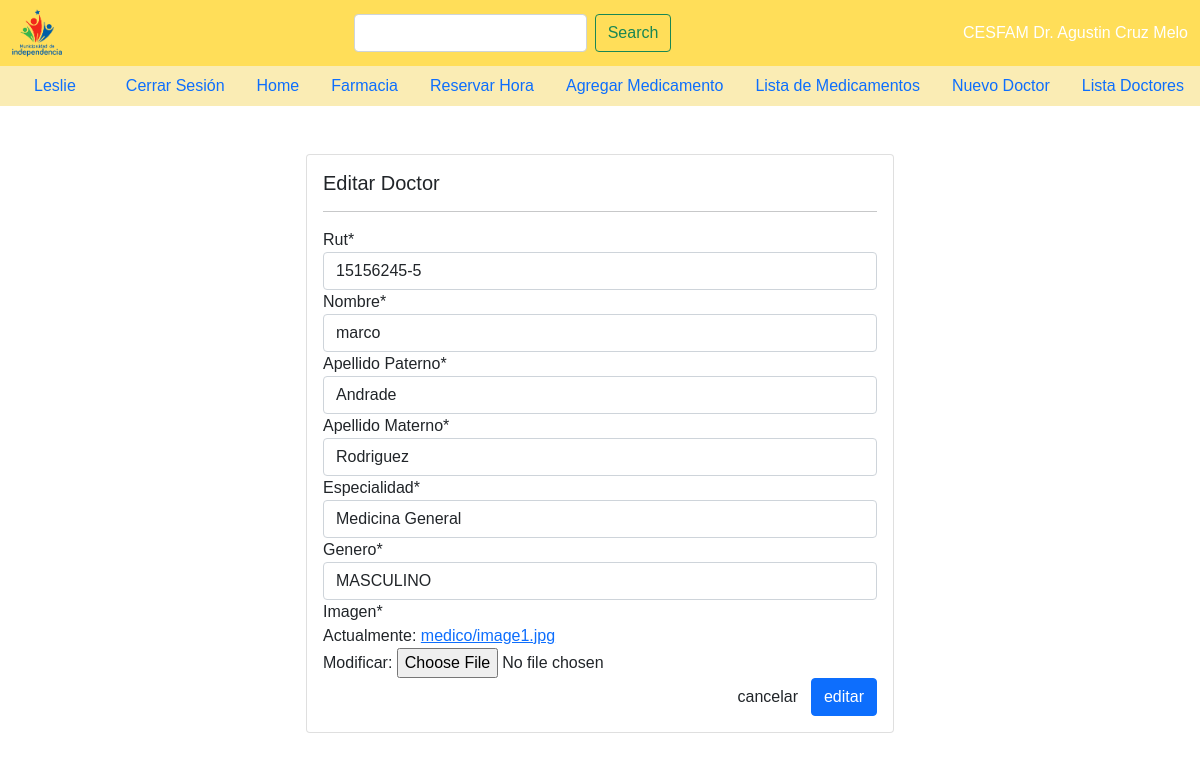
Screenshot of /editar_medico/15156245-5/ (signed in) with the database file from the repository.
### cesfam/models.py (models this page shows, shortened)
class medico(models.Model):
    rut = models.CharField(max_length=10, primary_key=True, verbose_name='Rut')
    nombre = models.CharField(max_length=30, verbose_name='Nombre')
    appaterno = models.CharField(max_length=30, verbose_name='Apellido Paterno')
    apmaterno = models.CharField(max_length=30, verbose_name='Apellido Materno')
    especialidad = models.ForeignKey('especialidad', on_delete=models.CASCADE)
    genero = models.ForeignKey('genero', on_delete=models.CASCADE)
    imagen = models.ImageField(upload_to="medico", null=True)

class especialidad(models.Model):
    idEspecialidad = models.IntegerField(primary_key=True, verbose_name='Id Categoria')
    nombre = models.CharField(max_length=50, verbose_name='Especialidad')
    def __str__(self):
        return self.nombre

class genero(models.Model):
    genero = models.CharField(db_column='genero', max_length=20, blank=False, null=False)
    def __str__(self):
        return self.genero

### cesfam/views.py (the view, shortened to what this page needs)
# urls.py: path('editar_medico/<id>/', editar_medico, name="editar_medico"),
@permission_required('cesfam.change_medico')
def editar_medico(request, id):
    medicos = get_object_or_404(medico, pk=id)
    data = {
        'form': medicoForm(instance=medicos)
    }
    return render(request, 'cesfam/crud_medico/editar.html', data)

### cesfam/forms.py
class medicoForm(forms.ModelForm):
    class Meta:
        model = medico
        fields = '__all__'

### cesfam/Templates/cesfam/crud_medico/editar.html (shortened to what this page needs)
{% extends 'cesfam/base.html'%}
{% block contenido %}
{% load crispy_forms_tags %}
<br>
<br>
<div class="row">
    <div class="col-12 col-md-6 offset-md-3">
        <div class="card">
            <div class="card-body">
            <h5>Editar Doctor</h5>
            <hr>
                <form action = "" method ="post" enctype="multipart/form-data">
                    {{ form | crispy}}
                    <div class="d-flex justify-content-end">
                        <input type="reset" value="cancelar" class="btn btn-secunday">
                        <input type="submit" value="editar" class="btn btn-primary">
                    </div>
                </form>
            </div>
        </div>
    </div>
</div>
{% endblock %}

### cesfam/Templates/cesfam/base.html (shortened to what this page needs)
<!DOCTYPE html>
<html lang="en">
  <head>
    {% load static %}
    <link rel="stylesheet" href="{% static 'cesfam/css/bootstrap.min.css' %}">
    <link rel="stylesheet" href="{% static 'cesfam/css/style.css'%}">
    <link rel="stylesheet" href="https://cdnjs.cloudflare.com/ajax/libs/jQuery-Validation-Engine/2.6.4/validationEngine.jquery.min.css"/>
    <link rel="stylesheet" href="https://cdnjs.cloudflare.com/ajax/libs/jQuery-Validation-Engine/2.6.4/validationEngine.jquery.min.css"
 />
  </head>
  <body>
    <nav class="navbar">
      <div class="container-fluid">
        <img src="{% static 'cesfam/img/logo_independencia.png' %}"class="d-inline-block align-text-top">
        <form class="d-flex" id="buscaForm">
          <input class="form-control me-2" type="search" placeholder="  " aria-label="Search">
          <button class="btn btn-outline-success" type="submit">Search</button>
        </form>  CESFAM Dr. Agustin Cruz Melo
      </div>
    </nav>
    <div class="container-row">
      <nav class="nav nav-pills flex-column flex-sm-row">
        {% if user.is_authenticated %}
        <a class="flex-sm-fill text-sm-center nav-link" href="#">{{ user.username }}</a>
        <li>
        <a class="flex-sm-fill text-sm-center nav-link" href="{% url 'logout' %}">Cerrar Sesión</a>
        </li>
        {% else %}
        <li>
        <a class="flex-sm-fill text-sm-center nav-link" href="{% url 'login' %}">Iniciar Sesión</a>
        </li>
        {% endif %}
        <li>
        <a class="flex-sm-fill text-sm-center nav-link" href="{% url 'home' %}">Home</a>
        </li>
        <li>
        <a class="flex-sm-fill text-sm-center nav-link" href="{% url 'farmacia' %}">Farmacia</a>
        </li>
        <li>
        <a class="flex-sm-fill text-sm-center nav-link" href="{% url 'agendar' %}">Reservar Hora</a>
        </li>
        {% if perms.cesfam.add_producto %}
        <li>
        <a class="flex-sm-fill text-sm-center nav-link" href="{% url 'agregar_producto' %}">Agregar Medicamento</a>
        </li>
        {% endif %}
        {% if perms.cesfam.view_producto %}
        <li>
        <a class="flex-sm-fill text-sm-center nav-link" href="{% url 'listar_producto' %}">Lista de Medicamentos</a>
        </li>
        {% endif %}
        {% if perms.cesfam.add_medico %}
        <li>
        <a class="flex-sm-fill text-sm-center nav-link" href="{% url 'agregar_medico' %}">Nuevo Doctor</a>
        </li>
        {% endif %}
        {% if perms.cesfam.view_medico %}
        <li>
        <a class="flex-sm-fill text-sm-center nav-link" href="{% url 'listar_medico' %}">Lista Doctores</a>
        </li>
        {% endif %}
      </nav>
    </div>
<div id="contenido">
   {% block contenido %}
   {% endblock %}
</div>
  </body>
</html>

### cesfam/static/cesfam/css/style.css (style rules this page uses)
body { font-family:sans-serif; }
.navbar { background-color: #FFDE59; color: #FFFFFF; }
.nav-pills { background-color: #FAECB4; color: #FFFFFF; }
.d-inline-block { alt: 0; width: 50px; height: 50px; }

### rows the page displays
medico: rut "15156245-5", nombre "marco", appaterno "Andrade", apmaterno "Rodriguez", especialidad "Medicina General"
genero: genero "MASCULINO"

### other values shown
{{ user.username }} "Leslie"
